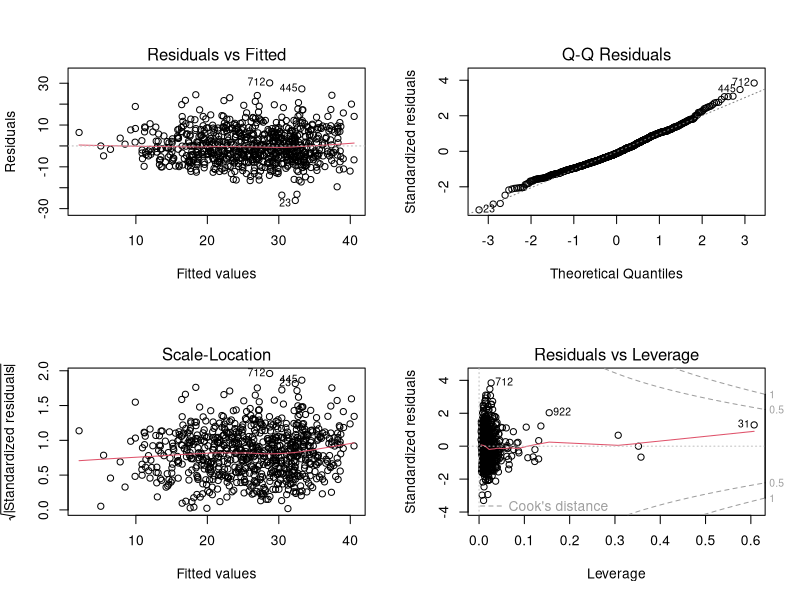
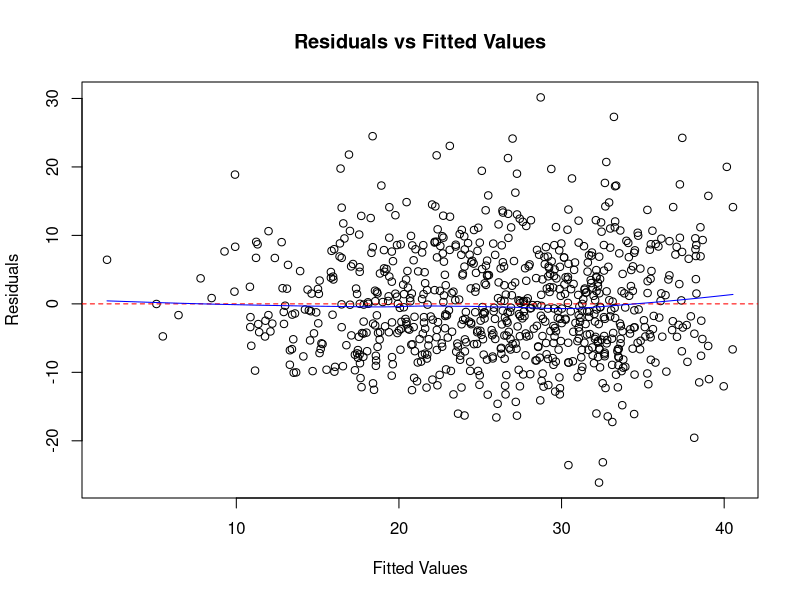
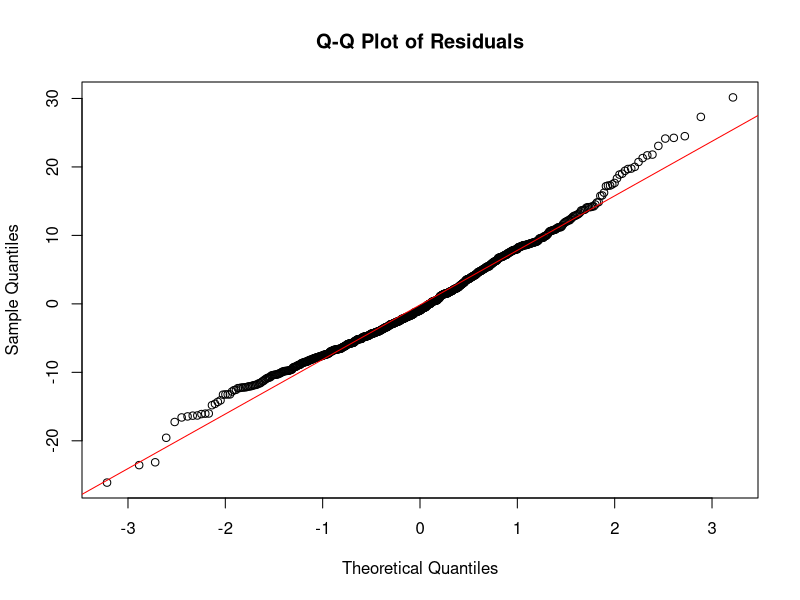
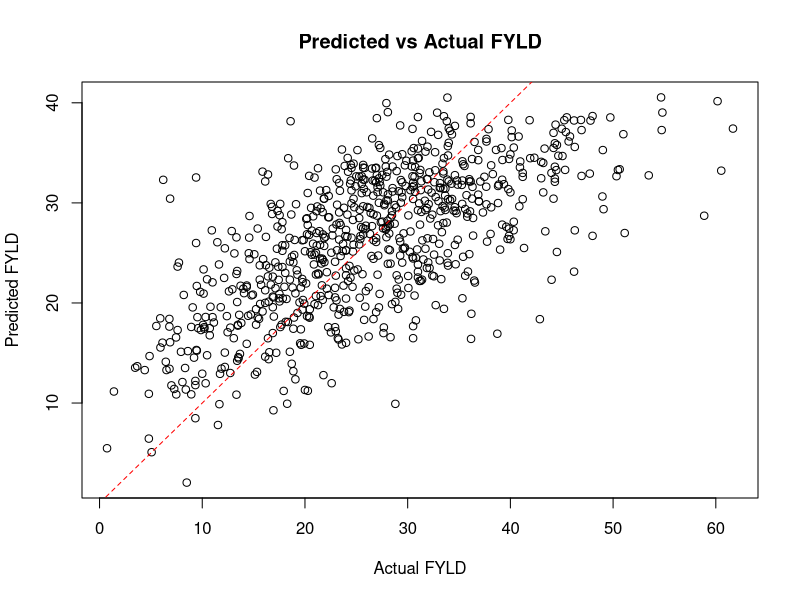

Recreate these plots in R, in order.
# NDVI Polynomial Prediction Model
# Data file: data/mokwapoly9.xlsx
############################################################

library(readxl)
# Read the data
# Replace the file path with the actual path to your file
data <- read_excel("mokwapoly9.xlsx", sheet = "Sheet1")

# Display basic information about the dataset
cat("Dataset dimensions:", dim(data), "\n")
cat("Column names:\n")
print(names(data))

# Check for missing values in key variables
summary(data[, c("FYLD", "NDVI", "PLTHT", "CHL", "STMDI", "ANGBR", "LODG", "NOHAV", "PPSTD")])

# Remove rows with missing values in the variables of interest
# Convert the data to a data frame for easier manipulation
data_df <- as.data.frame(data)

# Select only the columns we need and remove rows with NA in critical variables
model_data <- data_df[, c("FYLD", "NDVI", "PLTHT", "CHL", "ANGBR", "STMDI", "LODG", "NOHAV", "PPSTD")]

# Check for NA values
na_count <- colSums(is.na(model_data))
cat("\nNumber of NA values per column:\n")
print(na_count)

# Remove rows with NA values
model_data <- na.omit(model_data)
cat("\nRows after removing NAs:", nrow(model_data), "\n")

# Create polynomial terms for each predictor
# This implements the formula:
# FYLD = β0 + β11*NDVI + β12*NDVI² + β21*PLTHT + β22*PLTHT² + β31*CHL + β32*CHL² + 
#        β41*STMDI + β42*STMDI² + β51*ANGBR + β52*ANGBR² + β61*LODG + β62*LODG² + 
#        β71*NOHAV + β72*NOHAV² + β81*PPSTD + β82*PPSTD² + ε

# Method 1: Using I() function within lm
poly_model <- lm(FYLD ~ NDVI + I(NDVI^2) + 
                   PLTHT + I(PLTHT^2) + 
                   CHL + I(CHL^2) + 
                   ANGBR + I(ANGBR^2) + 
                   STMDI + I(STMDI^2) + 
                   LODG + I(LODG^2) + 
                   NOHAV + I(NOHAV^2) + 
                   PPSTD + I(PPSTD^2), 
                 data = model_data)

# Method 2: Using poly() function (produces orthogonal polynomials)
# This can help with multicollinearity issues
poly_model_orthogonal <- lm(FYLD ~ poly(NDVI, 2, raw = FALSE) + 
                              poly(PLTHT, 2, raw = FALSE) + 
                              poly(CHL, 2, raw = FALSE) + 
                              poly(ANGBR, 2, raw = FALSE) + 
                              poly(STMDI, 2, raw = FALSE) + 
                              poly(LODG, 2, raw = FALSE) + 
                              poly(NOHAV, 2, raw = FALSE) + 
                              poly(PPSTD, 2, raw = FALSE), 
                            data = model_data)

# Display model summary
cat("\n", paste(rep("=", 80), collapse = ""), "\n")
cat("POLYNOMIAL REGRESSION MODEL SUMMARY (with raw polynomials)\n")
cat(paste(rep("=", 80), collapse = ""), "\n")
print(summary(poly_model))

cat("\n", paste(rep("=", 80), collapse = ""), "\n")
cat("POLYNOMIAL REGRESSION MODEL SUMMARY (with orthogonal polynomials)\n")
cat(paste(rep("=", 80), collapse = ""), "\n")
print(summary(poly_model_orthogonal))

# Extract coefficients
cat("\n", paste(rep("=", 80), collapse = ""), "\n")
cat("MODEL COEFFICIENTS\n")
cat(paste(rep("=", 80), collapse = ""), "\n")
coefficients_df <- as.data.frame(coef(poly_model))
names(coefficients_df) <- "Coefficient"
print(coefficients_df)

# Calculate and display confidence intervals
cat("\n", paste(rep("=", 80), collapse = ""), "\n")
cat("CONFIDENCE INTERVALS (95%)\n")
cat(paste(rep("=", 80), collapse = ""), "\n")
conf_int <- confint(poly_model, level = 0.95)
print(conf_int)

# ANOVA table
cat("\n", paste(rep("=", 80), collapse = ""), "\n")
cat("ANOVA TABLE\n")
cat(paste(rep("=", 80), collapse = ""), "\n")
print(anova(poly_model))

# Model diagnostics
cat("\n", paste(rep("=", 80), collapse = ""), "\n")
cat("MODEL DIAGNOSTICS\n")
cat(paste(rep("=", 80), collapse = ""), "\n")

# R-squared and Adjusted R-squared
cat("R-squared:", summary(poly_model)$r.squared, "\n")
cat("Adjusted R-squared:", summary(poly_model)$adj.r.squared, "\n")
cat("F-statistic:", summary(poly_model)$fstatistic[1], "\n")
cat("p-value (F-test):", pf(summary(poly_model)$fstatistic[1], 
                            summary(poly_model)$fstatistic[2], 
                            summary(poly_model)$fstatistic[3], 
                            lower.tail = FALSE), "\n")

# AIC and BIC
cat("AIC:", AIC(poly_model), "\n")
cat("BIC:", BIC(poly_model), "\n")

# Check for multicollinearity using Variance Inflation Factor (VIF)
# Install car package if needed
if (!require(car)) {
  install.packages("car")
  library(car)
}

cat("\n", paste(rep("=", 80), collapse = ""), "\n")
cat("VARIANCE INFLATION FACTOR (VIF) - check for multicollinearity\n")
cat(paste(rep("=", 80), collapse = ""), "\n")
tryCatch({
  vif_values <- vif(poly_model)
  print(vif_values)
}, error = function(e) {
  cat("Could not calculate VIF due to: ", e$message, "\n")
})

# Create diagnostic plots
cat("\n", paste(rep("=", 80), collapse = ""), "\n")
cat("GENERATING DIAGNOSTIC PLOTS\n")
cat(paste(rep("=", 80), collapse = ""), "\n")

# Set up plotting area
par(mfrow = c(2, 2))
plot(poly_model)
par(mfrow = c(1, 1))

# Additional diagnostic plots
# Residuals vs Fitted with smoother
plot(poly_model$fitted.values, poly_model$residuals, 
     main = "Residuals vs Fitted Values",
     xlab = "Fitted Values", ylab = "Residuals")
abline(h = 0, col = "red", lty = 2)
lines(lowess(poly_model$fitted.values, poly_model$residuals), col = "blue")

# Q-Q plot for normality of residuals
qqnorm(poly_model$residuals, main = "Q-Q Plot of Residuals")
qqline(poly_model$residuals, col = "red")

# Shapiro-Wilk test for normality
cat("\nShapiro-Wilk test for normality of residuals:\n")
shapiro_test <- shapiro.test(poly_model$residuals[1:5000])  # Test only first 5000 due to sample size limit
print(shapiro_test)

# Predicted vs Actual values plot
predicted <- predict(poly_model)
plot(model_data$FYLD, predicted, 
     main = "Predicted vs Actual FYLD",
     xlab = "Actual FYLD", ylab = "Predicted FYLD")
abline(0, 1, col = "red", lty = 2)

# Calculate prediction accuracy metrics
rmse <- sqrt(mean((predicted - model_data$FYLD)^2))
mae <- mean(abs(predicted - model_data$FYLD))
cat("\nPrediction Accuracy Metrics:\n")
cat("RMSE:", rmse, "\n")
cat("MAE:", mae, "\n")
cat("Mean FYLD:", mean(model_data$FYLD), "\n")
cat("RMSE as % of mean:", (rmse/mean(model_data$FYLD))*100, "%\n")

# Create a summary table of important statistics
cat("\n", paste(rep("=", 80), collapse = ""), "\n")
cat("MODEL SUMMARY TABLE\n")
cat(paste(rep("=", 80), collapse = ""), "\n")


# Extract coefficients, standard errors, t-values, and p-values
coef_summary <- summary(poly_model)$coefficients
coef_table <- data.frame(
  Estimate = coef_summary[, 1],
  t_value = coef_summary[, 3],
  Significance = ifelse(coef_summary[, 4] < 0.001, "***",
                        ifelse(coef_summary[, 4] < 0.01, "**",
                               ifelse(coef_summary[, 4] < 0.05, "*",
                                      ifelse(coef_summary[, 4] < 0.1, ".", " "))))
)

# Print the coefficient table
print(coef_table)


